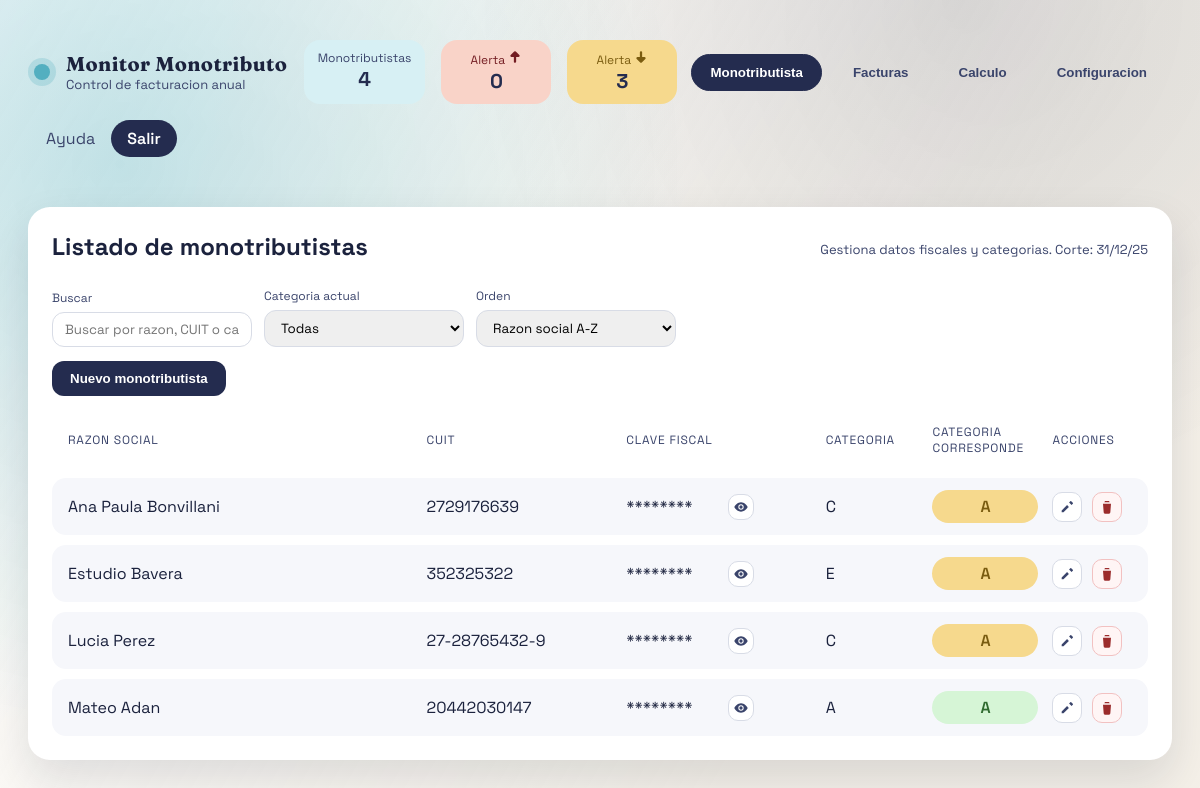
Page / (signed in) on the earlier database version.
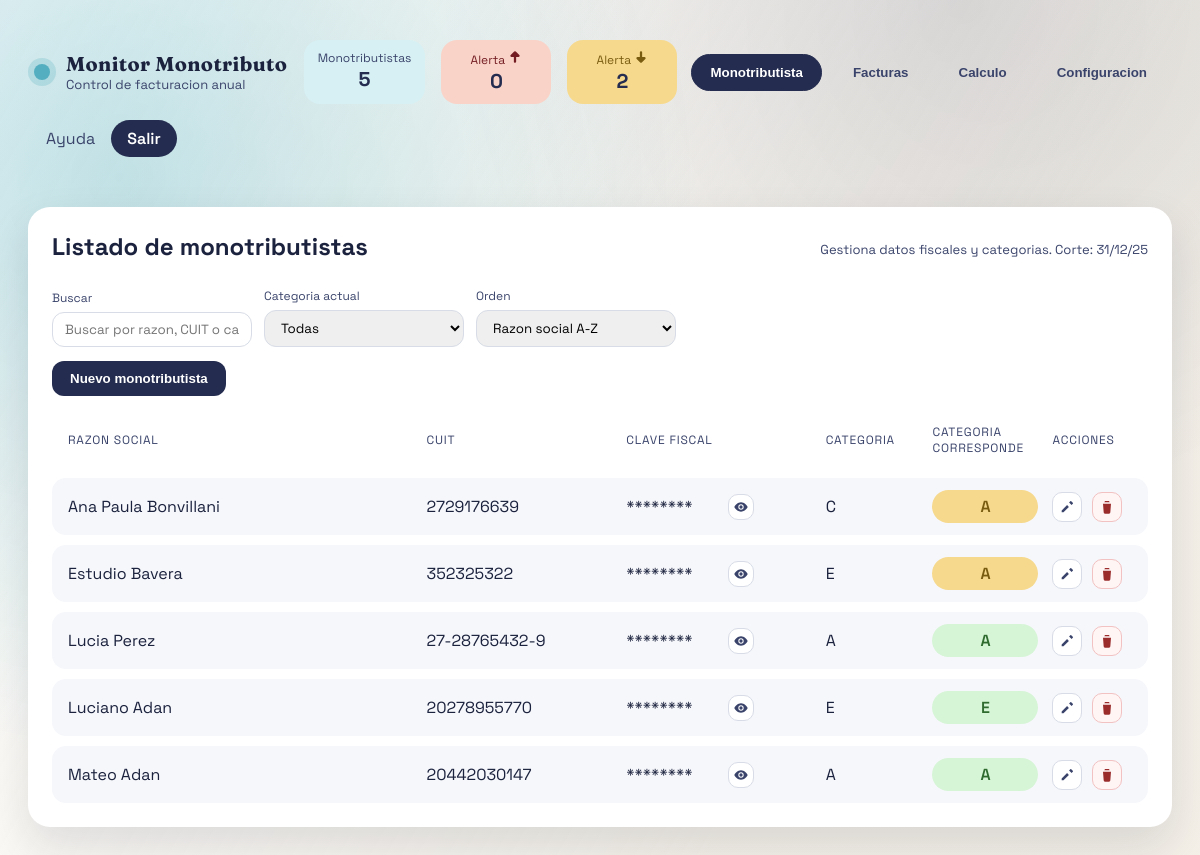
Same page on the later database version.
### website/models.py (models this page shows)
class Monotributista(db.Model):
    id = db.Column(db.Integer, primary_key=True)
    razon_social = db.Column(db.String(160), nullable=False)
    cuit = db.Column(db.String(20), nullable=False)
    clave_fiscal = db.Column(db.String(120), nullable=False)
    categoria_actual_id = db.Column(db.Integer, db.ForeignKey("categoria.id"))
    categoria_corresponde_id = db.Column(db.Integer, db.ForeignKey("categoria.id"))
    categoria_actual = db.relationship(
        "Categoria", foreign_keys=[categoria_actual_id], lazy="joined"
    )
    categoria_corresponde = db.relationship(
        "Categoria", foreign_keys=[categoria_corresponde_id], lazy="joined"
    )
    facturas = db.relationship(
        "Factura", back_populates="monotributista", cascade="all, delete-orphan"
    )

### website/views.py (the view)
@main_bp.route("/")
@login_required
def dashboard():
    active_tab = request.args.get("tab", "monotributistas")
    anchor_param = request.args.get("anchor")
    anchor_date = parse_anchor(anchor_param) or date.today().replace(day=1)
    anchor_value = f"{anchor_date.year:04d}-{anchor_date.month:02d}"
    monotributistas_raw = Monotributista.query.order_by(Monotributista.razon_social).all()
    categorias_raw = Categoria.query.order_by(Categoria.orden).all()
    categorias_sorted = sorted(categorias_raw, key=lambda item: item.tope_facturacion)
    facturas_raw = Factura.query.order_by(Factura.fecha.desc()).all()
    anchor_actual = date.today().replace(day=1) - timedelta(days=1)
    monotributistas = []
    count_sube = 0
    count_baja = 0
    for item in monotributistas_raw:
        _, total_actual = calcular_totales(item, anchor_actual)
        corresponde = categoria_por_total(total_actual, categorias_sorted) or item.categoria_actual
        estado = estado_categoria(item.categoria_actual, corresponde)
        if estado == "sube":
            count_sube += 1
        elif estado == "baja":
            count_baja += 1
        monotributistas.append(
            {
                "id": item.id,
                "razon_social": item.razon_social,
                "cuit": item.cuit,
                "clave_fiscal": item.clave_fiscal,
                "categoria_actual": item.categoria_actual.nombre if item.categoria_actual else "-",
                "categoria_corresponde": (
                    corresponde.nombre if corresponde else (item.categoria_actual.nombre if item.categoria_actual else "-")
                ),
                "estado_categoria": estado,
            }
        )
    facturas = [
        {
            "id": item.id,
            "facturador": item.monotributista.razon_social if item.monotributista else "-",
            "fecha": format_date(item.fecha),
            "fecha_iso": item.fecha.isoformat(),
            "tipo": item.tipo_comp,
            "numero": item.numero_comp,
            "cuit_receptor": item.cuit_receptor or "-",
            "razon_receptor": item.razon_social_receptor or "-",
            "importe": format_currency(item.importe_total),
            "importe_raw": str(item.importe_total),
            "desde": format_date(item.fecha_desde),
            "hasta": format_date(item.fecha_hasta),
            "concepto": item.concepto or "-",
        }
        for item in facturas_raw
    ]
    seleccionado_id = request.args.get("monotributista")
    seleccionado = None
    if seleccionado_id:
        seleccionado = Monotributista.query.get(int(seleccionado_id))
    if not seleccionado and monotributistas_raw:
        seleccionado = monotributistas_raw[0]
    detalle = (
        build_calculo(seleccionado, anchor_date, categorias_sorted)
        if seleccionado
        else None
    )
    fecha_corte_label = anchor_actual.strftime("%d/%m/%y")
    return render_template(
        "dashboard.html",
        monotributistas=monotributistas,
        facturas=facturas,
        categorias=categorias_raw,
        categorias_table=[
            {
                "id": categoria.id,
                "nombre": categoria.nombre,
                "orden": categoria.orden,
                "tope": format_currency(categoria.tope_facturacion),
            }
            for categoria in categorias_raw
        ],
        monotributistas_select=monotributistas_raw,
        seleccionado_id=seleccionado.id if seleccionado else None,
        detalle=detalle,
        active_tab=active_tab,
        anchor_value=anchor_value,
        count_sube=count_sube,
        count_baja=count_baja,
        fecha_corte_label=fecha_corte_label,
    )

### website/models.py (called while the page is built)
def get_user_by_id(user_id: str) -> User | None:
    if not user_id:
        return None
    return User.query.get(int(user_id))

### website/views.py (called while the page is built)
def format_date(value: date | None) -> str:
    if not value:
        return ""
    return value.strftime("%d/%m/%Y")

def format_currency(value: Decimal | None) -> str:
    if value is None:
        return ""
    value = value.quantize(Decimal("0.01"))
    sign = "-" if value < 0 else ""
    value = abs(value)
    whole = int(value)
    cents = int((value - whole) * 100)
    whole_str = f"{whole:,}".replace(",", ".")
    return f"{sign}$ {whole_str},{cents:02d}"

def last_12_months(anchor: date):
    months = []
    year = anchor.year
    month = anchor.month
    for _ in range(12):
        months.append((year, month))
        month -= 1
        if month == 0:
            month = 12
            year -= 1
    return list(reversed(months))

def parse_anchor(value: str | None):
    if not value:
        return None
    try:
        year_str, month_str = value.split("-")
        return date(int(year_str), int(month_str), 1)
    except (ValueError, TypeError):
        return None

def categoria_por_total(total: Decimal, categorias: list[Categoria]):
    if not categorias:
        return None
    total = total.quantize(Decimal("0.01"))
    for categoria in categorias:
        if total <= categoria.tope_facturacion:
            return categoria
    return categorias[-1]

def estado_categoria(actual: Categoria | None, corresponde: Categoria | None) -> str:
    if not actual or not corresponde:
        return "mantiene"
    if corresponde.orden > actual.orden:
        return "sube"
    if corresponde.orden < actual.orden:
        return "baja"
    return "mantiene"

### website/templates/dashboard.html (shortened to what this page needs)
{% extends "base.html" %}
{% block header_row_content %}
<div class="topbar__meta">
  <div class="hero__stats hero__stats--compact">
    <div class="stat">
      <span class="stat__label">Monotributistas</span>
      <strong>{{ monotributistas | length }}</strong>
    </div>
    <div class="stat stat--danger">
      <span class="stat__label">
        Alerta
      </span>
      <strong>{{ count_sube }}</strong>
    </div>
    <div class="stat stat--warning">
      <span class="stat__label">
        Alerta
      </span>
      <strong>{{ count_baja }}</strong>
    </div>
  </div>
  <div class="tabs__controls tabs__controls--topbar">
    <button class="tab {% if active_tab == 'monotributistas' %}is-active{% endif %}" data-tab="monotributistas">Monotributista</button>
    <button class="tab {% if active_tab == 'facturas' %}is-active{% endif %}" data-tab="facturas">Facturas</button>
    <button class="tab {% if active_tab == 'calculo' %}is-active{% endif %}" data-tab="calculo">Calculo</button>
    <button class="tab {% if active_tab == 'configuracion' %}is-active{% endif %}" data-tab="configuracion">Configuracion</button>
  </div>
</div>
{% endblock %}
{% block content %}
<section class="tabs">
  <div class="tabs__panel {% if active_tab == 'monotributistas' %}is-active{% endif %}" id="monotributistas">
    <div class="panel__header">
      <h2>Listado de monotributistas</h2>
      <span class="panel__hint">Gestiona datos fiscales y categorias. Corte: {{ fecha_corte_label }}</span>
    </div>
    <div class="table-tools">
      <label class="field field--inline">
        Buscar
        <input type="text" id="monoSearch" placeholder="Buscar por razon, CUIT o categoria">
      </label>
      <label class="field field--inline">
        Categoria actual
        <select id="monoCategoria">
          <option value="">Todas</option>
        </select>
      </label>
      <label class="field field--inline">
        Orden
        <select id="monoOrden">
          <option value="razon_asc">Razon social A-Z</option>
        </select>
      </label>
    </div>
    <div class="panel__actions">
      <button class="primary" type="button" data-open="monotributista">Nuevo monotributista</button>
    </div>
    <div class="table">
      <div class="table__row table__head table__row--mono">
        <span>Razon Social</span>
        <span>CUIT</span>
        <span>Clave Fiscal</span>
        <span>Categoria</span>
        <span>Categoria corresponde</span>
        <span>Acciones</span>
      </div>
      {% for item in monotributistas %}
      <div class="table__row table__row--mono" data-row="mono" data-razon="{{ item.razon_social | lower }}" data-cuit="{{ item.cuit }}" data-categoria="{{ item.categoria_actual }}" data-corresponde="{{ item.categoria_corresponde }}" data-search="{{ (item.razon_social ~ ' ' ~ item.cuit ~ ' ' ~ item.categoria_actual ~ ' ' ~ item.categoria_corresponde) | lower }}">
        <span>{{ item.razon_social }}</span>
        <span>{{ item.cuit }}</span>
        <span class="secret-cell">
          <span class="secret" data-secret="{{ item.clave_fiscal }}">********</span>
          <button class="icon-button" type="button" data-toggle="secret" aria-label="Mostrar clave fiscal" title="Mostrar clave fiscal">
            <svg viewBox="0 0 24 24" aria-hidden="true" focusable="false">
              <path d="M12 5c-5 0-9 4.5-10 7 1 2.5 5 7 10 7s9-4.5 10-7c-1-2.5-5-7-10-7zm0 11a4 4 0 1 1 0-8 4 4 0 0 1 0 8z" fill="currentColor"/>
              <circle cx="12" cy="12" r="2.5" fill="currentColor"/>
            </svg>
          </button>
        </span>
        <span>{{ item.categoria_actual }}</span>
        <span class="badge badge--{{ item.estado_categoria }}">{{ item.categoria_corresponde }}</span>
        <span class="row-actions">
          <a class="icon-link" href="{{ url_for('main.edit_monotributista', monotributista_id=item.id) }}" aria-label="Editar">
            <svg viewBox="0 0 24 24" aria-hidden="true" focusable="false">
              <path d="M4 17.25V20h2.75l8.1-8.1-2.75-2.75-8.1 8.1zM20.7 7.04a1 1 0 0 0 0-1.41l-2.34-2.34a1 1 0 0 0-1.41 0l-1.83 1.83 3.75 3.75 1.83-1.83z" fill="currentColor"/>
            </svg>
          </a>
          <form method="post" action="{{ url_for('main.delete_monotributista', monotributista_id=item.id) }}" data-confirm="Confirmar eliminacion del monotributista?">
            <button class="icon-link icon-link--danger" type="submit" aria-label="Eliminar" title="Eliminar">
              <svg viewBox="0 0 24 24" aria-hidden="true" focusable="false">
                <path d="M6 7h12l-1 13a2 2 0 0 1-2 2H9a2 2 0 0 1-2-2L6 7zm3-4h6l1 2H8l1-2z" fill="currentColor"/>
              </svg>
            </button>
          </form>
        </span>
      </div>
      {% endfor %}
    </div>
  </div>
</section>
{% endblock %}

### website/templates/base.html (shortened to what this page needs)
<!DOCTYPE html>
<html lang="es">
<head>
  <link rel="stylesheet" href="{{ url_for('static', filename='css/style.css') }}">
</head>
<body class="page">
  <header class="topbar">
    <div class="topbar__row">
      <div class="brand">
        <span class="brand__dot"></span>
        <div>
          <div class="brand__title">Monitor Monotributo</div>
          <div class="brand__subtitle">Control de facturacion anual</div>
        </div>
      </div>
      {% block header_row_content %}{% endblock %}
      {% if current_user.is_authenticated %}
        <nav class="topbar__actions">
          <a class="ghost-link" href="#">Ayuda</a>
          <a class="primary-link" href="{{ url_for('auth.logout') }}">Salir</a>
        </nav>
      {% endif %}
    </div>
  </header>
  <main class="content">
    {% block content %}{% endblock %}
  </main>
</body>
</html>

Differences in the rows shown:
changed Monotributista "Lucia Perez": categoria_actual "C" → "A"
added Monotributista: razon_social "Luciano Adan", cuit "20278955770", categoria_actual "E", categoria_corresponde "E"
Other differences:
{{ monotributistas | length }}: "4" → "5"
{{ count_baja }}: "3" → "2"
